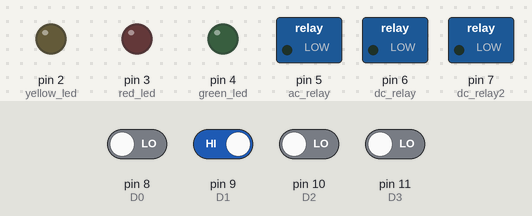
Simulated run of this sketch. Board: Arduino Uno, built with avr-gcc and run on an emulated ATmega328P. Parts: switched loads named in the sketch (green lamp = pin HIGH), output pins drawn as LEDs (lit = HIGH). The inputs (shaded band) are chosen by the test bench; at power-on: pin 9 (D1) HIGH, pin 8 (D0), pin 10 (D2), pin 11 (D3) LOW.

Above: at 1.2 s.
1.3 s: pin 8 (D0) driven HIGH and pin 10 (D2) driven HIGH
At 2.3 s:
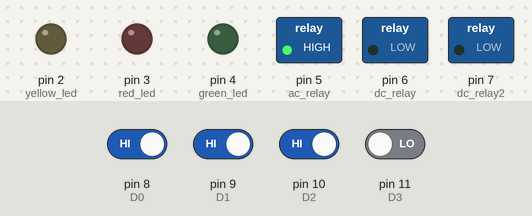
2.8 s: pin 9 (D1) driven LOW
At 3.5 s:
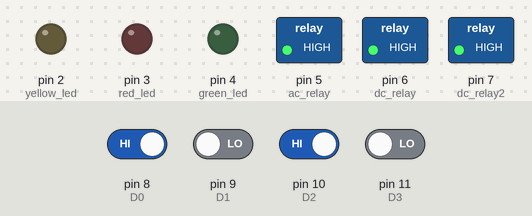
4.3 s: pin 11 (D3) driven HIGH
At 4.6 s:
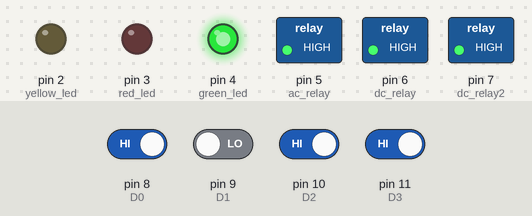
5.8 s: pin 10 (D2) driven LOW
At 7.0 s:
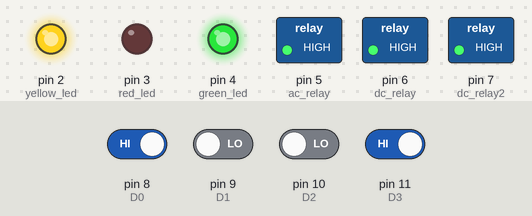
7.3 s: pin 9 (D1) driven HIGH
At 8.1 s:
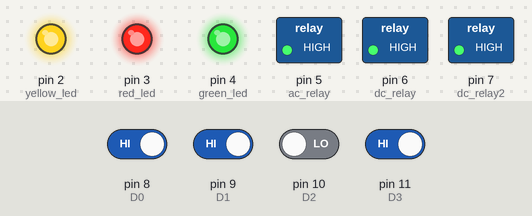
8.8 s: pin 8 (D0) driven LOW
At 9.3 s:
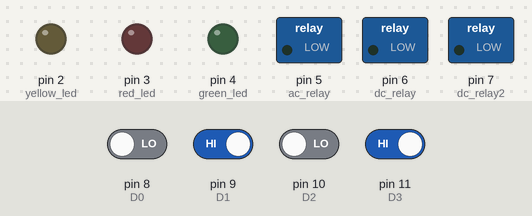
Timing chart, 0 to 11.3 s (numbered marks = the images above; inputs shaded):
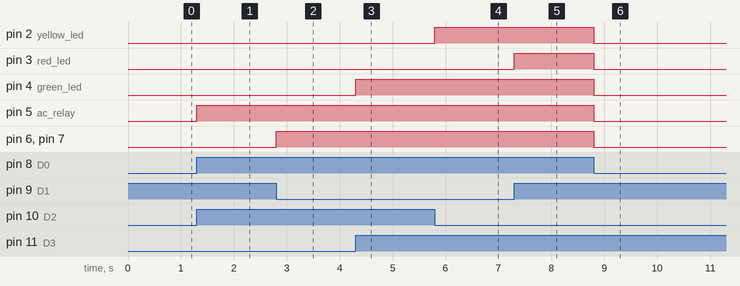

Measured:
- after the input at 1.3 s, pin 5 (ac_relay): LOW → HIGH at once
- after the input at 2.8 s, pin 6 (dc_relay), pin 7 (dc_relay2): LOW → HIGH at once
- after the input at 4.3 s, pin 4 (green_led): LOW → HIGH at once
- after the input at 5.8 s, pin 2 (yellow_led): LOW → HIGH at once
- after the input at 7.3 s, pin 3 (red_led): LOW → HIGH at once
- after the input at 8.8 s, pin 2 (yellow_led), pin 3 (red_led), pin 4 (green_led), pin 5 (ac_relay), pin 6 (dc_relay), pin 7 (dc_relay2): HIGH → LOW at once

The sketch:

final_code.ino
```cpp
#define D0 8
#define D1 9
#define D2 10
#define D3 11
#define yellow_led 2
#define red_led 3
#define green_led 4
#define ac_relay 5
#define dc_relay 6
#define dc_relay2 7

void device_1()
{
   digitalWrite(green_led,HIGH);
}
void device_2()
{
   digitalWrite(red_led,HIGH);
}
void device_3()
{
   digitalWrite(yellow_led,HIGH);
}
void device_4()
{
   digitalWrite(ac_relay,HIGH);
}
void device_5()
{
   digitalWrite(dc_relay,HIGH);
   digitalWrite(dc_relay2,HIGH);
}
void Stop()
{
   digitalWrite(green_led,LOW);
   digitalWrite(red_led,LOW);
   digitalWrite(yellow_led,LOW);
   digitalWrite(ac_relay,LOW);
   digitalWrite(dc_relay,LOW);
   digitalWrite(dc_relay2,LOW);
}
void setup()
{
  pinMode(D0, INPUT);
  pinMode(D1, INPUT);
  pinMode(D2, INPUT);
  pinMode(D3, INPUT);
  pinMode(ac_relay, OUTPUT);
  pinMode(dc_relay, OUTPUT);
  pinMode(yellow_led, OUTPUT);
  pinMode(red_led, OUTPUT);
  pinMode(green_led, OUTPUT);
  pinMode(dc_relay2, OUTPUT);

}

void loop()
{

  int temp1=digitalRead(D0);
  int temp2=digitalRead(D1);
  int temp3=digitalRead(D2);
  int temp4=digitalRead(D3);


  if(temp1==1 && temp2==0 && temp3==1 && temp4==1) //2
  device_1();
  else if(temp1==1 && temp2==1 && temp3==0 && temp4==1) //4
  device_2();
  else if(temp1==1 && temp2==0 && temp3==0 && temp4==1) //6
  device_3();
  else if(temp1==1 && temp2==1 && temp3==1 && temp4==0) //8
  device_4();
  else if(temp1==1 && temp2==0 && temp3==1 && temp4==0) //0
  device_5();
  else if(temp1==0 && temp2==1 && temp3==0 && temp4==1) //5
  Stop();


}
```
